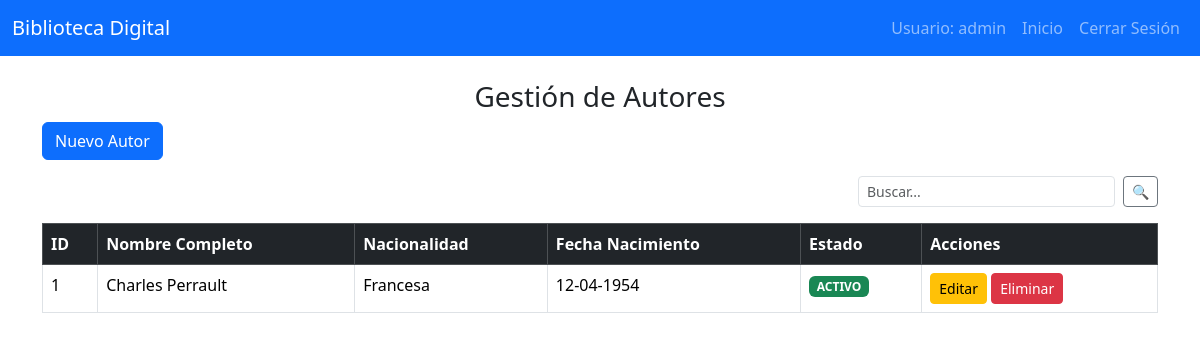
/views/Autor/autores.php (signed in), run on the app's committed database.
### tables this page shows
CREATE TABLE `autores` (
  `id_autor` int(11) NOT NULL,
  `nombre_autor` varchar(100) NOT NULL,
  `apellido` varchar(100) NOT NULL,
  `nacionalidad` varchar(100) DEFAULT NULL,
  `fecha_nacimiento` date DEFAULT NULL,
  `biografia` text DEFAULT NULL,
  `estado` enum('ACTIVO','INACTIVO') DEFAULT 'ACTIVO'
);

### models/Autor.php (called while the page is built, shortened)
<?php
class Autor {
    private $conn;
    private $table_name = "autores";
    public function __construct($db){
        $this->conn = $db;
    }
    public function listarAutores(){
    $query = "SELECT id_autor, nombre_autor, apellido, nacionalidad, fecha_nacimiento, biografia, estado
              FROM " . $this->table_name . "
              ORDER BY nombre_autor ASC";
    $stmt = $this->conn->prepare($query);
    $stmt->execute();
    return $stmt->fetchAll(PDO::FETCH_ASSOC);
    }
}
?>

### views/Autor/autores.php (the view, shortened to what this page needs)
<?php
require_once __DIR__ . "/../../models/Autor.php";
$database = new Database();
$db = $database->getConnection();
$autorObj = new Autor($db);
if(isset($_GET['criterio']) && $_GET['criterio'] != ""){
    $autores = $autorObj->buscarAutores($_GET['criterio']);
} else {
    $autores = $autorObj->listarAutores();
}
?>
<!DOCTYPE html>
<html lang="es">
<head>
    <link href="../../assets/bootstrap/css/bootstrap.min.css" rel="stylesheet">
</head>
<body>
    <nav class="navbar navbar-expand-lg navbar-dark bg-primary">
      <div class="container-fluid">
        <a class="navbar-brand" href="#">Biblioteca Digital</a>
        <div class="collapse navbar-collapse">
          <ul class="navbar-nav ms-auto">
            <li class="nav-item">
              <span class="nav-link">Usuario: <?php echo $_SESSION['usuario']; ?></span>
            </li>
            <li class="nav-item">
              <a class="nav-link" href="../dashboard.php">Inicio</a>
            </li>
            <li class="nav-item">
              <a class="nav-link" href="../../logout.php">Cerrar Sesión</a>
            </li>
          </ul>
        </div>
      </div>
    </nav>
<div class="container mt-4">
    <h3 class="text-center">Gestión de Autores</h3>
    <a href="autor_form.php" class="btn btn-primary mb-3">Nuevo Autor</a>
    <form method="GET" class="d-flex mb-3 justify-content-end" style="max-width:300px; margin-left:auto;">
        <input type="text" name="criterio" class="form-control form-control-sm me-2" placeholder="Buscar...">
        <button type="submit" class="btn btn-outline-secondary btn-sm">🔍</button>
    </form>
    <table class="table table-bordered">
        <thead class="table-dark">
            <tr>
                <th>ID</th>
                <th>Nombre Completo</th>
                <th>Nacionalidad</th>
                <th>Fecha Nacimiento</th>
                <th>Estado</th>
                <th>Acciones</th>
            </tr>
        </thead>
        <tbody>
            <?php if(!empty($autores)): ?>
                <?php foreach($autores as $autor): ?>
                <tr>
                    <td><?php echo $autor['id_autor']; ?></td>
                    <td><?php echo $autor['nombre_autor']." ".$autor['apellido']; ?></td>
                    <td><?php echo $autor['nacionalidad']; ?></td>
                    <td><?php echo date("d-m-Y", strtotime($autor['fecha_nacimiento'])); ?></td>
                    <td>
                        <?php if($autor['estado'] === 'ACTIVO'): ?>
                            <span class="badge bg-success">ACTIVO</span>
                        <?php else: ?>
                            <span class="badge bg-danger">INACTIVO</span>
                        <?php endif; ?>
                    </td>
                    <td>
                        <a href="autor_form.php?id=<?php echo $autor['id_autor']; ?>" class="btn btn-warning btn-sm">Editar</a>
                        <a href="../../controllers/AutorController.php?delete=<?php echo $autor['id_autor']; ?>"
                           class="btn btn-danger btn-sm"
                           onclick="return confirm('¿Seguro que deseas inactivar este autor?');">Eliminar</a>
                    </td>
                </tr>
                <?php endforeach; ?>
            <?php else: ?>
                <tr>
                    <td colspan="6" class="text-center">No hay autores registrados</td>
                </tr>
            <?php endif; ?>
        </tbody>
    </table>
</div>
</body>
</html>

### data on the page
autores: id_autor "1", nombre_autor "Charles", apellido "Perrault", nacionalidad "Francesa", fecha_nacimiento "12-04-1954", estado "ACTIVO"

### other printed values
$_SESSION['usuario'] "admin"
